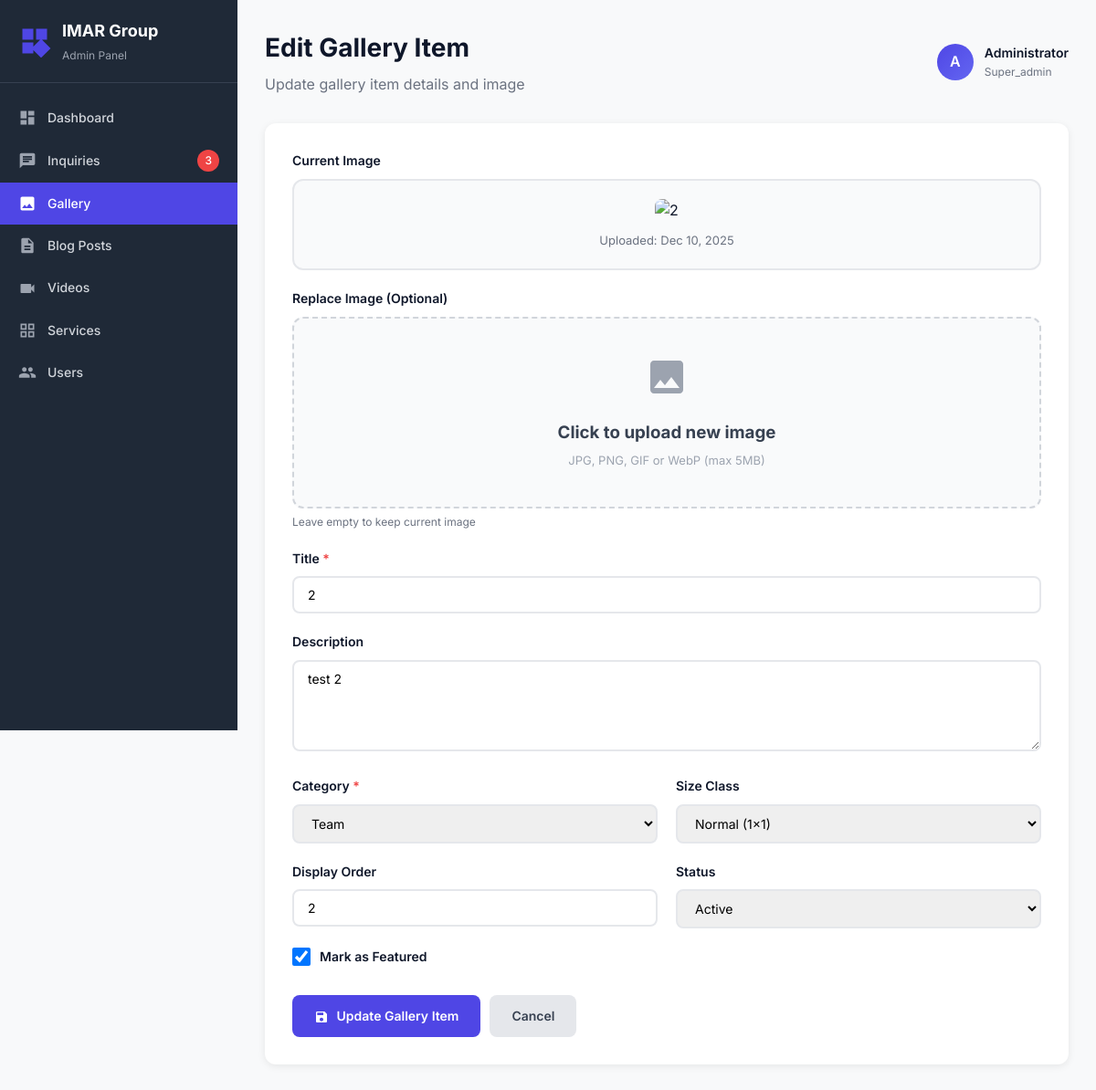
The app's page /admin/GALLERY_CODE/edit-gallery.php?id=19 (signed in) with its own data.
### tables this page shows
CREATE TABLE `gallery` (
  `id` int(11) NOT NULL,
  `title` varchar(200) NOT NULL,
  `description` text DEFAULT NULL,
  `image_path` varchar(255) NOT NULL,
  `thumbnail_path` varchar(255) DEFAULT NULL,
  `category` enum('all','offices','team','events','awards') DEFAULT 'all',
  `size_class` enum('normal','large','tall','wide') DEFAULT 'normal',
  `is_featured` tinyint(1) DEFAULT 0,
  `display_order` int(11) DEFAULT 0,
  `views` int(11) DEFAULT 0,
  `status` enum('active','inactive','pending') NOT NULL DEFAULT 'active',
  `created_by` int(11) DEFAULT NULL,
  `created_at` timestamp NOT NULL DEFAULT current_timestamp(),
  `updated_at` timestamp NOT NULL DEFAULT current_timestamp() ON UPDATE current_timestamp()
);

### admin/GALLERY_CODE/edit-gallery.php (the view, shortened to what this page needs)
<?php
require_once '../../config/config.php';
$admin_name = $_SESSION['admin_name'] ?? 'Admin';
$admin_initials = strtoupper(substr($admin_name, 0, 1));
$admin_role = $_SESSION['admin_role'] ?? 'editor';
$gallery_id = (int)($_GET['id'] ?? 0);
$stmt = $conn->prepare("SELECT * FROM gallery WHERE id = ?");
$stmt->bind_param("i", $gallery_id);
$stmt->execute();
$result = $stmt->get_result();
$gallery_item = $result->fetch_assoc();
?>
<!DOCTYPE html>
<html lang="en">
<head>
    <link rel="stylesheet" href="../../css/styles.css">
<link rel="stylesheet" href="../../css/dashboard.css">
</head>
<body>
    <div class="dashboard">
    <?php include __DIR__ . '/../includes/sidebar.php'; ?>
    <div class="main-content">
        <div class="dashboard-header">
            <div><h1>Edit Gallery Item</h1><p style="color: #6b7280; margin-top: 5px;">Update gallery item details and image</p></div>
            <div class="header-actions">
                <div class="user-info">
                    <div class="user-avatar"><?php echo $admin_initials; ?></div>
                    <div>
                        <div style="font-weight: 600; font-size: 14px;"><?php echo htmlspecialchars($admin_name); ?></div>
                        <div style="font-size: 12px; color: #6b7280;"><?php echo ucfirst($admin_role); ?></div>
                    </div>
                </div>
            </div>
        </div>
        <form method="POST" enctype="multipart/form-data" id="galleryForm">
            <div class="form-container">
                <div class="form-group">
                    <label>Current Image</label>
                    <div class="current-image">
                        <img src="/Imar-Group-Website/<?php echo htmlspecialchars($gallery_item['image_path']); ?>" alt="<?php echo htmlspecialchars($gallery_item['title']); ?>" onerror="this.src='../assets/placeholder.jpg'">
                        <p>Uploaded: <?php echo date('M d, Y', strtotime($gallery_item['created_at'])); ?></p>
                    </div>
                </div>
                <div class="form-group">
                    <label>Replace Image (Optional)</label>
                    <div class="image-upload-area" id="uploadArea">
                        <svg width="48" height="48" viewBox="0 0 24 24" fill="#9ca3af"><path d="M21 19V5c0-1.1-.9-2-2-2H5c-1.1 0-2 .9-2 2v14c0 1.1.9 2 2 2h14c1.1 0 2-.9 2-2zM8.5 13.5l2.5 3.01L14.5 12l4.5 6H5l3.5-4.5z"/></svg>
                        <h3 style="margin: 15px 0 5px 0; color: #374151;">Click to upload new image</h3>
                        <p style="color: #9ca3af; font-size: 13px;">JPG, PNG, GIF or WebP (max 5MB)</p>
                    </div>
                    <div class="helper-text">Leave empty to keep current image</div>
                </div>
                <div class="form-group">
                    <label for="title">Title <span class="required">*</span></label>
                    <input type="text" id="title" name="title" value="<?php echo htmlspecialchars($gallery_item['title']); ?>" required>
                </div>
                <div class="form-group">
                    <label for="description">Description</label>
                    <textarea id="description" name="description"><?php echo htmlspecialchars($gallery_item['description']); ?></textarea>
                </div>
                <div class="form-row">
                    <div class="form-group">
                        <label for="category">Category <span class="required">*</span></label>
                        <select id="category" name="category" required>
                            <option value="team" <?php echo $gallery_item['category'] === 'team' ? 'selected' : ''; ?>>Team</option>
                        </select>
                    </div>
                    <div class="form-group">
                        <label for="size_class">Size Class</label>
                        <select id="size_class" name="size_class">
                            <option value="normal" <?php echo $gallery_item['size_class'] === 'normal' ? 'selected' : ''; ?>>Normal (1x1)</option>
                        </select>
                    </div>
                </div>
                <div class="form-row">
                    <div class="form-group">
                        <label for="display_order">Display Order</label>
                        <input type="number" id="display_order" name="display_order" value="<?php echo $gallery_item['display_order']; ?>" min="0">
                    </div>
                    <div class="form-group">
                        <label for="status">Status</label>
                        <select id="status" name="status">
                            <option value="active" <?php echo $gallery_item['status'] === 'active' ? 'selected' : ''; ?>>Active</option>
                        </select>
                    </div>
                </div>
                <div class="form-group">
                    <div class="checkbox-group">
                        <input type="checkbox" id="is_featured" name="is_featured" <?php echo $gallery_item['is_featured'] ? 'checked' : ''; ?>>
                        <label for="is_featured" style="margin: 0;">Mark as Featured</label>
                    </div>
                </div>
                <div class="btn-group">
                    <button type="submit" class="btn btn-primary">
                        <svg width="16" height="16" viewBox="0 0 24 24" fill="currentColor" style="vertical-align: middle; margin-right: 5px;"><path d="M17 3H5c-1.11 0-2 .9-2 2v14c0 1.1.89 2 2 2h14c1.1 0 2-.9 2-2V7l-4-4zm-5 16c-1.66 0-3-1.34-3-3s1.34-3 3-3 3 1.34 3 3-1.34 3-3 3zm3-10H5V5h10v4z"/></svg>
                        Update Gallery Item
                    </button>
                    <a href="gallery.php" class="btn btn-secondary">Cancel</a>
                </div>
            </div>
        </form>
    </div>
</div>
</body>
</html>

### css/styles.css (style rules this page uses)
* { margin: 0; padding: 0; box-sizing: border-box; font-family: 'Inter', -apple-system, BlinkMacSystemFont, 'Segoe UI', sans-serif; }
body { background-color: #f8f9fa; color: #0f172a; line-height: 1.6; }
a { text-decoration: none; color: inherit; }
.dashboard { display: flex; min-height: 100vh; background-color: #f8f9fa; }
.main-content { flex: 1; padding: 30px; background-color: #f8f9fa; overflow-y: auto; }
.dashboard-header { display: flex; justify-content: space-between; align-items: center; margin-bottom: 30px; flex-wrap: wrap; gap: 15px; }
.dashboard-header h1 { font-size: 28px; font-weight: 700; color: #0f172a; }
.header-actions { display: flex; align-items: center; gap: 20px; }
.user-info { display: flex; align-items: center; gap: 12px; }
.user-avatar { width: 40px; height: 40px; background: linear-gradient(135deg, #4f46e5 0%, #6366f1 100%); color: #ffffff; border-radius: 50%; display: flex; align-items: center; justify-content: center; font-weight: 600; font-size: 16px; }
.btn-group { display: flex; gap: 10px; flex-wrap: wrap; }

### css/dashboard.css (style rules this page uses)
.btn-group { display: flex; gap: 10px; flex-wrap: wrap; }

### admin/GALLERY_CODE/edit-gallery.php (style rules this page uses)
.form-container { max-width: 1000px; margin: 0 auto; background: white; padding: 30px; border-radius: 12px; box-shadow: 0 2px 8px rgba(0,0,0,0.08); }
.form-group { margin-bottom: 20px; }
.form-group label { display: block; font-weight: 600; margin-bottom: 8px; color: #0f172a; font-size: 14px; }
.form-group input[type="text"], .form-group textarea, .form-group select, .form-group input[type="number"] { width: 100%; padding: 10px 15px; border: 2px solid #e5e7eb; border-radius: 8px; font-size: 14px; transition: all 0.3s; box-sizing: border-box; }
.form-group textarea { resize: vertical; min-height: 100px; }
.current-image { border: 2px solid #e5e7eb; border-radius: 12px; padding: 20px; text-align: center; background: #f9fafb; margin-bottom: 15px; }
.current-image img { max-width: 100%; max-height: 300px; border-radius: 8px; }
.current-image p { margin-top: 10px; color: #6b7280; font-size: 13px; }
.image-upload-area { border: 2px dashed #d1d5db; border-radius: 12px; padding: 40px; text-align: center; background: #f9fafb; cursor: pointer; transition: all 0.3s; }
.checkbox-group { display: flex; align-items: center; gap: 10px; }
.checkbox-group input[type="checkbox"] { width: 20px; height: 20px; cursor: pointer; }
.form-row { display: grid; grid-template-columns: 1fr 1fr; gap: 20px; }
.btn-group { display: flex; gap: 10px; margin-top: 30px; }
.btn { padding: 12px 24px; border-radius: 8px; font-weight: 600; text-decoration: none; border: none; cursor: pointer; transition: all 0.3s; font-size: 14px; }
.btn-primary { background: #4f46e5; color: white; }
.btn-secondary { background: #e5e7eb; color: #374151; }
.required { color: #ef4444; }
.helper-text { font-size: 12px; color: #6b7280; margin-top: 5px; }

### records on screen
gallery: created_at "Dec 10, 2025", title "2", description "test 2", category "Team", size_class "Normal (1x1)", display_order "2", status "Active", is_featured "☑"

### other values on screen
$new_inquiries_count "3"
$admin_initials "A"
$admin_name "Administrator"
$admin_role "Super_admin"
